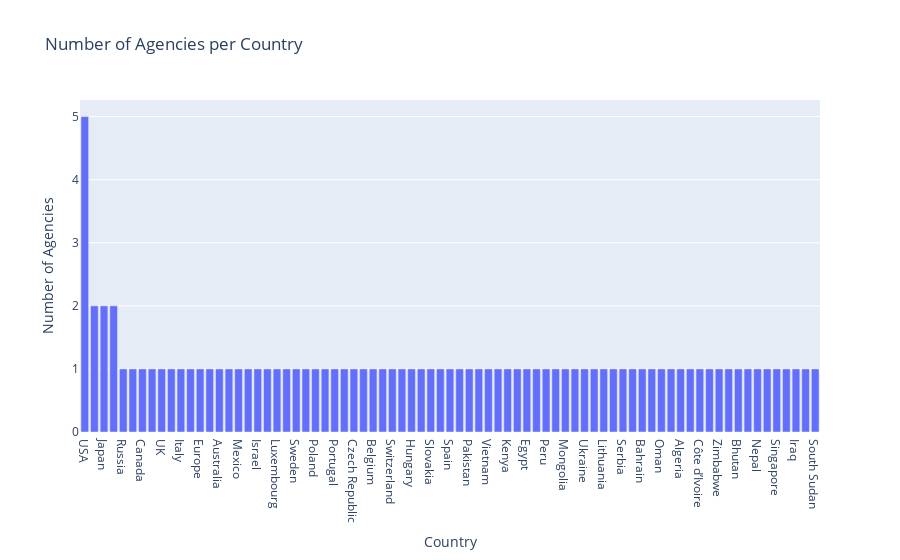

Source (notebook cell):
### Code cell
country_counts = agencies["Country"].value_counts().reset_index()
country_counts.columns = ["Country", "Agency_Count"]

fig = px.bar(
    country_counts,
    x="Country",
    y="Agency_Count",
    title="Number of Agencies per Country",
    labels={"Agency_Count": "Number of Agencies"}
)
fig.show()

### Figure 1 — Plotly figure (JSON) as saved in the notebook; plotly's stock layout.template omitted (floating-point values rounded to 4 significant figures)
{"data": [{"hovertemplate": "Country=%{x}<br>Number of Agencies=%{y}<extra></extra>", "legendgroup": "", "marker": {"color": "#636efa", "pattern": {"shape": ""}}, "name": "", "orientation": "v", "showlegend": false, "textposition": "auto", "type": "bar", "x": ["USA", "India", "Japan", "New Zealand", "Russia", "China", "Canada", "France", "UK", "Germany", "Italy", "South Korea", "Europe", "Brazil", "Australia", "Turkey", "Mexico", "Nigeria", "Israel", "South Africa", "Luxembourg", "UAE", "Sweden", "Norway", "Poland", "Romania", "Portugal", "Greece", "Czech Republic", "Netherlands", "Belgium", "Finland", "Switzerland", "Austria", "Hungary", "Slovenia", "Slovakia", "Ireland", "Spain", "Saudi Arabia", "Pakistan", "Malaysia", "Vietnam", "Philippines", "Kenya", "Ethiopia", "Egypt", "Argentina", "Peru", "Bolivia", "Mongolia", "Morocco", "Ukraine", "Belarus", "Lithuania", "Latvia", "Serbia", "Azerbaijan", "Bahrain", "Qatar", "Oman", "Tunisia", "Algeria", "Ghana", "Côte d’Ivoire", "Angola", "Zimbabwe", "Bangladesh", "Bhutan", "Sri Lanka", "Nepal", "Thailand", "Singapore", "Iran", "Iraq", "Kuwait", "South Sudan"], "xaxis": "x", "y": [5, 2, 2, 2, 1, 1, 1, 1, 1, 1, 1, 1, 1, 1, 1, 1, 1, 1, 1, 1, 1, 1, 1, 1, 1, 1, 1, 1, 1, 1, 1, 1, 1, 1, 1, 1, 1, 1, 1, 1, 1, 1, 1, 1, 1, 1, 1, 1, 1, 1, 1, 1, 1, 1, 1, 1, 1, 1, 1, 1, 1, 1, 1, 1, 1, 1, 1, 1, 1, 1, 1, 1, 1, 1, 1, 1, 1], "yaxis": "y"}], "layout": {"barmode": "relative", "legend": {"tracegroupgap": 0}, "title": {"text": "Number of Agencies per Country"}, "xaxis": {"anchor": "y", "domain": [0, 1], "title": {"text": "Country"}}, "yaxis": {"anchor": "x", "domain": [0, 1], "title": {"text": "Number of Agencies"}}}}
